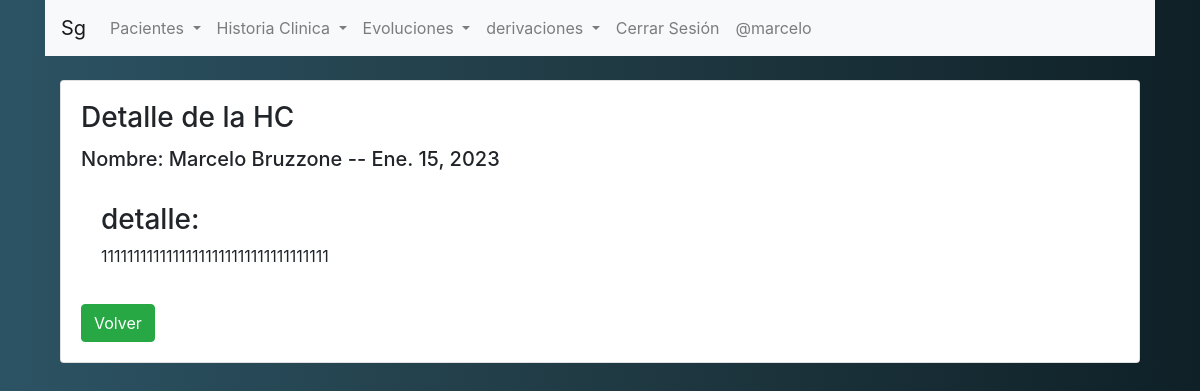
Page /detalle-historiaClinica/2/ (signed in) on the committed database.
### gestion/models.py (models this page shows, shortened)
class historiaClinica(models.Model):
    paciente = models.ForeignKey(
        paciente, on_delete=models.CASCADE, blank=True)
    fecha = models.DateField(blank=True, null=True)
    detalle = models.TextField(blank=True)
    imagen = models.ImageField(upload_to='Hc', blank=True)

class paciente(models.Model):
    nombre = models.CharField(max_length=100)
    apellido = models.CharField(max_length=100, blank=True)
    edad = models.IntegerField(blank=True)
    diagnostico_presuntivo = models.CharField(max_length=200, blank=True)
    motivo_consulta = models.CharField(max_length=200, blank=True)
    derivado = models.BooleanField(default=False)
    detalle_derivacion = models.CharField(max_length=200, blank=True)
    dni = models.CharField(max_length=100, blank=True)
    fecha_ingreso = models.DateField(blank=True, null=True)
    telefono = models.CharField(max_length=100, blank=True)
    email = models.EmailField(blank=True)
    estado = models.CharField(blank=True, null=True)
    estado_choices = (
        ('activo', 'activo'),
        ('inactivo', 'inactivo'),
        ('alta', 'alta'),
        ('derivado', 'derivado')
    )
    estado = models.CharField(
        max_length=20, choices=estado_choices, default='activo')
    imagen = models.ImageField(upload_to='pacientes', blank=True)
    def __str__(self):
        return f"{self.nombre} {self.apellido}"

### gestion/views.py (the view)
@permission_required('api.view_historiaClinica')
def detalle_historiaClinica(request, id):
    historiaClinicaVar = get_object_or_404(historiaClinica, id=id)
    data = {
        'historiaClinica': historiaClinicaVar,
    }
    return render(request, 'gestion/historiaClinica/detalle.html', data)

### gestion/templates/gestion/historiaClinica/detalle.html
{% extends "gestion/layout.html" %} {% block body %}
<div class="container">
  <div class="card">
    <div class="card-body">
      <h3 class="card-title">Detalle de la HC</h3>
      <h5 class="card-title">
        Nombre: {{historiaClinica.paciente}} -- {{historiaClinica.fecha}}
      </h5>
      <div class="card-body">
        <h3>detalle:</h3>
        <p>{{historiaClinica.detalle}}</p>
      </div>
      <a href="{% url 'gestion:listar_historiaClinicas' %}" class="btn btn-success"
        >Volver</a
      >
    </div>
  </div>
</div>
{% endblock %}

### gestion/templates/gestion/layout.html (shortened to what this page needs)
{% load static %}
<!DOCTYPE html>
<html lang="en">
  <head>
    <link
      rel="stylesheet"
      href="https://cdn.jsdelivr.net/npm/bootstrap@4.6.1/dist/css/bootstrap.min.css"
    />
  </head>
  <body style="background: #0F2027;
  background: -webkit-linear-gradient(to right, #2C5364, #203A43, #0F2027);
  background: linear-gradient(to right, #2C5364, #203A43, #0F2027);">
    <div class="container">
    <nav class="navbar navbar-expand-lg navbar-light bg-light">
      <a class="navbar-brand" href="{% url 'gestion:index' %}">Sg</a>
      <div class="collapse navbar-collapse" id="navbarSupportedContent">
        <ul class="navbar-nav mr-auto">
          <li class="nav-item dropdown">
            <a
              class="nav-link dropdown-toggle"
              href="#"
              id="navbarDropdown"
              role="button"
              data-toggle="dropdown"
              aria-expanded="false"
            >
              Pacientes
            </a>
          </li>
          <li class="nav-item dropdown">
            <a
              class="nav-link dropdown-toggle"
              href="#"
              id="navbarDropdown"
              role="button"
              data-toggle="dropdown"
              aria-haspopup="true"
              aria-expanded="false"
            >
              Historia Clinica
            </a>
          </li>
          <li class="nav-item dropdown">
            <a
              class="nav-link dropdown-toggle"
              href="#"
              id="navbarDropdown"
              role="button"
              data-toggle="dropdown"
              aria-haspopup="true"
              aria-expanded="false"
            >
              Evoluciones
            </a>
          </li>
          <li class="nav-item dropdown">
            <a
              class="nav-link dropdown-toggle"
              href="#"
              id="navbarDropdown"
              role="button"
              data-toggle="dropdown"
              aria-haspopup="true"
              aria-expanded="false"
            >
              derivaciones
            </a>
          </li>
          {% if user.is_authenticated %}
              <li class="nav-item">
                <a class="nav-link" href="{% url 'logout' %}">Cerrar Sesión</a>
              </li>
              <li class="nav-item">
                <a class="nav-link" href="#">@{{user.username}}</a>
              </li class="nav-item">
              {% endif %}
        </ul>
      </div>
    </nav>
  </div>
    <br />
    <div class="container">{% block body %} {% endblock %}</div>
  </body>
</html>

### rows in the picture
historiaClinica: paciente "Marcelo Bruzzone", fecha "Ene. 15, 2023", detalle "11111111111111111111111111111111111"

### other values in the picture
{{ user.username }} "marcelo"
